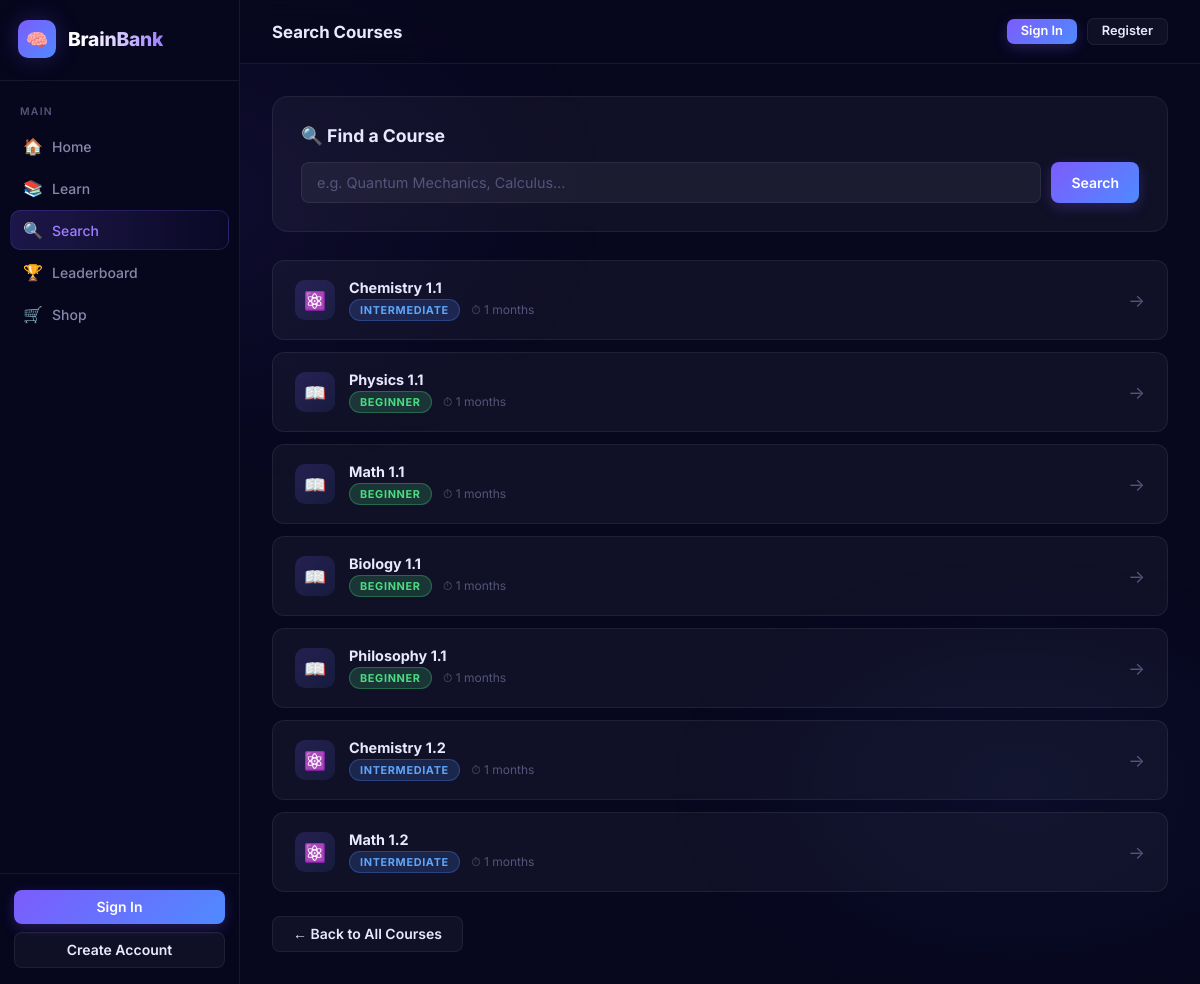
The app's page /search/, older data.
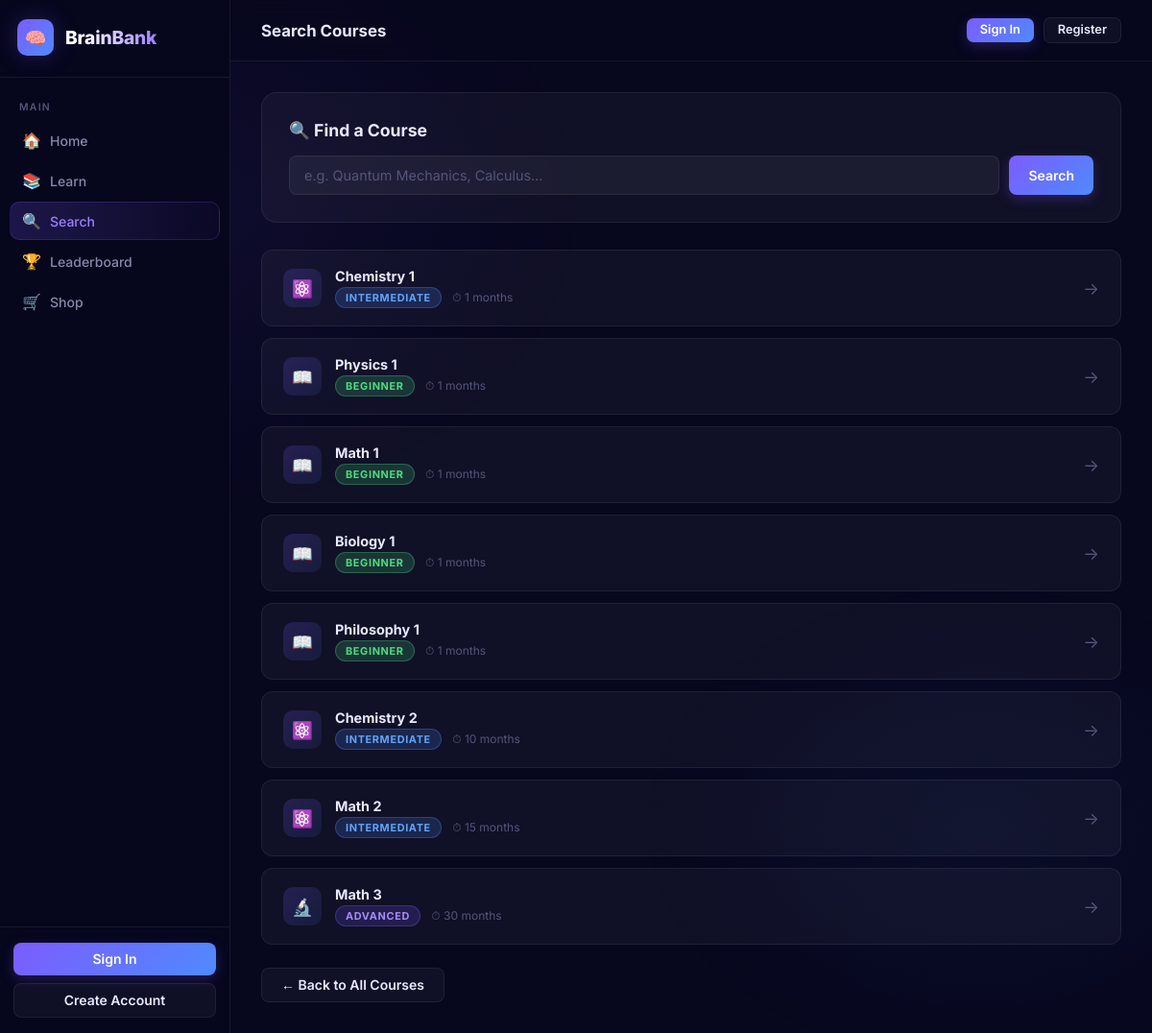
The same page, newer data.
### courses/models.py (models this page shows, shortened)
class Course(models.Model):
    title = models.CharField(max_length=200)
    description = models.TextField()
    duration = models.IntegerField(help_text="Duration in minutes", default=30)
    level = models.CharField(max_length=50, choices=[
        ('Beginner', 'Beginner'),
        ('Intermediate', 'Intermediate'),
        ('Advanced', 'Advanced')
    ], default='Beginner')
    content = models.TextField(blank=True, null=True, help_text="Full HTML content for this course")

### courses/views.py (the view)
# urls.py: path('search/', views.course_search, name='course_search'),
def course_search(request):
    query = request.GET.get('q')
    courses = Course.objects.filter(title__icontains=query) if query else Course.objects.all()
    context = {'courses': courses, 'query': query}
    if request.user.is_authenticated:
        try:
            context['player_profile'] = PlayerProfile.objects.get(user=request.user)
        except PlayerProfile.DoesNotExist:
            pass
    return render(request, 'course_search.html', context)

### courses/context_processors.py (called while the page is built, shortened)
def active_effects(request):
    return {'active_effects': []}

### courses/templates/course_search.html (shortened to what this page needs)
{% extends "base.html" %}
{% block page_title %}Search Courses{% endblock %}
{% block nav_search %}active{% endblock %}
{% block content %}
    <div class="search-box">
        <h2>🔍 Find a Course</h2>
        <form method="get" action="{% url 'course_search' %}">
            <div class="search-row">
                <input type="text" name="q" value="{{ query|default:'' }}"
                       placeholder="e.g. Quantum Mechanics, Calculus…"
                       class="form-input" style="flex:1;">
                <button type="submit" class="btn btn-primary">Search</button>
            </div>
        </form>
    </div>
    <div class="result-list">
        {% for course in courses %}
        <a href="{% url 'course_detail' course.pk %}" class="result-item">
            <div class="result-left">
                <div class="result-icon">
                    {% if course.level == "Advanced" %}🔬
                    {% elif course.level == "Intermediate" %}⚛️
                    {% else %}📖{% endif %}
                </div>
                <div>
                    <div class="result-name">{{ course.title }}</div>
                    <div class="result-meta">
                        {% if course.level %}
                        <span class="badge
                            {% if course.level == 'Advanced' %}badge-purple
                            {% elif course.level == 'Intermediate' %}badge-blue
                            {% else %}badge-green{% endif %}"
                            style="margin-right:8px;">{{ course.level }}</span>
                        {% endif %}
                        ⏱ {{ course.duration }} months
                    </div>
                </div>
            </div>
            <span class="result-arrow">→</span>
        </a>
        {% empty %}
        <div class="card" style="text-align:center;padding:48px;color:var(--text-muted);">
            {% if query %}No courses matched "{{ query }}". Try a different search.
            {% else %}Enter a search term above to find courses.{% endif %}
        </div>
        {% endfor %}
    </div>
    <div style="margin-top:24px;">
        <a href="{% url 'course_list' %}" class="btn btn-ghost">← Back to All Courses</a>
    </div>
{% endblock %}

Row changes from the older to the newer data that the page shows:
changed Course: title "Chemistry 1.1" → "Chemistry 1"
changed Course: title "Physics 1.1" → "Physics 1"
changed Course: title "Math 1.1" → "Math 1"
changed Course: title "Biology 1.1" → "Biology 1"
changed Course: title "Philosophy 1.1" → "Philosophy 1"
changed Course: title "Chemistry 1.2" → "Chemistry 2"; duration "1" → "10"
changed Course: title "Math 1.2" → "Math 2"; duration "1" → "15"
added Course: title "Math 3", level "ADVANCED", duration "30"
